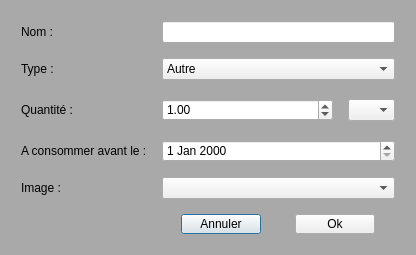
<?xml version="1.0" encoding="UTF-8"?>
<ui version="4.0">
 <class>FenetreAjoutIngredient</class>
 <widget class="QDialog" name="FenetreAjoutIngredient">
  <property name="geometry">
   <rect>
    <x>0</x>
    <y>0</y>
    <width>416</width>
    <height>243</height>
   </rect>
  </property>
  <property name="windowTitle">
   <string>Dialog</string>
  </property>
  <property name="styleSheet">
   <string notr="true">QDialog
{
	background-color: darkgray;
}</string>
  </property>
  <layout class="QGridLayout" name="gridLayout_3">
   <item row="0" column="0">
    <layout class="QGridLayout" name="gridLayout">
     <property name="leftMargin">
      <number>10</number>
     </property>
     <property name="topMargin">
      <number>10</number>
     </property>
     <property name="rightMargin">
      <number>10</number>
     </property>
     <property name="bottomMargin">
      <number>10</number>
     </property>
     <property name="spacing">
      <number>15</number>
     </property>
     <item row="2" column="3">
      <layout class="QHBoxLayout" name="horizontalLayout">
       <item>
        <widget class="QDoubleSpinBox" name="sb_quantite">
         <property name="sizePolicy">
          <sizepolicy hsizetype="Expanding" vsizetype="Fixed">
           <horstretch>0</horstretch>
           <verstretch>0</verstretch>
          </sizepolicy>
         </property>
         <property name="value">
          <double>1.000000000000000</double>
         </property>
        </widget>
       </item>
       <item>
        <widget class="QComboBox" name="comboBox">
         <item>
          <property name="text">
           <string/>
          </property>
         </item>
         <item>
          <property name="text">
           <string>mL</string>
          </property>
         </item>
         <item>
          <property name="text">
           <string>cL</string>
          </property>
         </item>
         <item>
          <property name="text">
           <string>L</string>
          </property>
         </item>
         <item>
          <property name="text">
           <string>g</string>
          </property>
         </item>
         <item>
          <property name="text">
           <string>kg</string>
          </property>
         </item>
        </widget>
       </item>
      </layout>
     </item>
     <item row="1" column="3">
      <widget class="QComboBox" name="cb_type">
       <item>
        <property name="text">
         <string>Autre</string>
        </property>
       </item>
       <item>
        <property name="text">
         <string>Boisson</string>
        </property>
       </item>
       <item>
        <property name="text">
         <string>Légume</string>
        </property>
       </item>
       <item>
        <property name="text">
         <string>Fruit</string>
        </property>
       </item>
       <item>
        <property name="text">
         <string>Viande</string>
        </property>
       </item>
       <item>
        <property name="text">
         <string>Poisson</string>
        </property>
       </item>
       <item>
        <property name="text">
         <string>Fromage</string>
        </property>
       </item>
       <item>
        <property name="text">
         <string>Dessert</string>
        </property>
       </item>
       <item>
        <property name="text">
         <string>Plat</string>
        </property>
       </item>
      </widget>
     </item>
     <item row="1" column="1">
      <widget class="QLabel" name="label_4">
       <property name="text">
        <string>Type :</string>
       </property>
      </widget>
     </item>
     <item row="0" column="1">
      <widget class="QLabel" name="label">
       <property name="text">
        <string>Nom :</string>
       </property>
      </widget>
     </item>
     <item row="3" column="1">
      <widget class="QLabel" name="label_3">
       <property name="text">
        <string>A consommer avant le :</string>
       </property>
      </widget>
     </item>
     <item row="2" column="1">
      <widget class="QLabel" name="label_2">
       <property name="sizePolicy">
        <sizepolicy hsizetype="Preferred" vsizetype="Preferred">
         <horstretch>0</horstretch>
         <verstretch>0</verstretch>
        </sizepolicy>
       </property>
       <property name="minimumSize">
        <size>
         <width>0</width>
         <height>30</height>
        </size>
       </property>
       <property name="text">
        <string>Quantité :</string>
       </property>
      </widget>
     </item>
     <item row="0" column="3">
      <widget class="QLineEdit" name="le_nom"/>
     </item>
     <item row="3" column="3">
      <widget class="QDateEdit" name="de_date"/>
     </item>
     <item row="5" column="3">
      <widget class="QComboBox" name="cb_image"/>
     </item>
     <item row="5" column="1">
      <widget class="QLabel" name="label_5">
       <property name="text">
        <string>Image :</string>
       </property>
      </widget>
     </item>
     <item row="6" column="3">
      <layout class="QHBoxLayout" name="horizontalLayout_2">
       <item>
        <widget class="QPushButton" name="cancelButton">
         <property name="sizePolicy">
          <sizepolicy hsizetype="Fixed" vsizetype="Fixed">
           <horstretch>0</horstretch>
           <verstretch>0</verstretch>
          </sizepolicy>
         </property>
         <property name="minimumSize">
          <size>
           <width>20</width>
           <height>20</height>
          </size>
         </property>
         <property name="text">
          <string>Annuler</string>
         </property>
        </widget>
       </item>
       <item>
        <widget class="QPushButton" name="okButton">
         <property name="sizePolicy">
          <sizepolicy hsizetype="Fixed" vsizetype="Expanding">
           <horstretch>0</horstretch>
           <verstretch>0</verstretch>
          </sizepolicy>
         </property>
         <property name="minimumSize">
          <size>
           <width>20</width>
           <height>20</height>
          </size>
         </property>
         <property name="text">
          <string>Ok</string>
         </property>
        </widget>
       </item>
      </layout>
     </item>
    </layout>
   </item>
  </layout>
 </widget>
 <tabstops>
  <tabstop>le_nom</tabstop>
  <tabstop>comboBox</tabstop>
  <tabstop>de_date</tabstop>
  <tabstop>cb_image</tabstop>
 </tabstops>
 <resources/>
 <connections/>
</ui>
